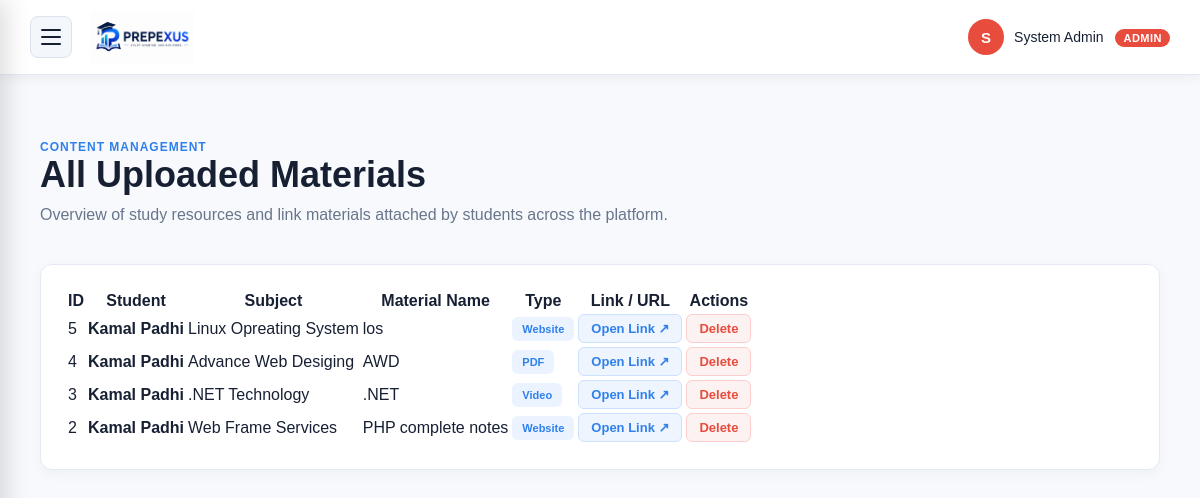
Page /admin/materials.php (signed in) on the committed database.
### tables this page shows
CREATE TABLE `materials` (
  `id` int(11) NOT NULL,
  `user_id` int(11) NOT NULL,
  `subject_id` int(11) NOT NULL,
  `material_name` varchar(150) NOT NULL,
  `material_type` varchar(30) NOT NULL,
  `material_link` varchar(255) NOT NULL,
  `description` varchar(255) NOT NULL
);

CREATE TABLE `users` (
  `id` int(11) NOT NULL,
  `name` varchar(100) NOT NULL,
  `email` varchar(100) NOT NULL,
  `password` varchar(255) NOT NULL,
  `course` varchar(50) NOT NULL,
  `semester` varchar(20) NOT NULL,
  `role` enum('student','admin') NOT NULL DEFAULT 'student'
);

CREATE TABLE `subjects` (
  `id` int(11) NOT NULL,
  `user_id` int(11) NOT NULL,
  `subject_name` varchar(100) NOT NULL,
  `subject_code` varchar(30) NOT NULL,
  `credit` int(11) NOT NULL,
  `description` varchar(255) NOT NULL
);

### includes/security.php (called while the page is built, shortened)
<?php
if (!function_exists('e')) {
    function e($value)
    {
        return htmlspecialchars((string) $value, ENT_QUOTES | ENT_SUBSTITUTE, 'UTF-8');
    }
}
if (!function_exists('initial')) {
    function initial($name)
    {
        $name = trim((string) $name);
        if (function_exists('mb_substr')) {
            return e(mb_strtoupper(mb_substr($name, 0, 1, 'UTF-8'), 'UTF-8'));
        }
        return e(strtoupper(substr($name, 0, 1)));
    }
}
if (!function_exists('safe_url')) {
    function safe_url($url)
    {
        $url = trim((string) $url);
        if (filter_var($url, FILTER_VALIDATE_URL) !== false) {
            $scheme = strtolower((string) parse_url($url, PHP_URL_SCHEME));
            if ($scheme === 'http' || $scheme === 'https') {
                return $url;
            }
        }
        return '';
    }
}

### admin/materials.php (the view, shortened to what this page needs)
<?php
require_once __DIR__ . "/../includes/security.php";
include "../config/database.php";
include "header.php";
$query = "SELECT m.*, u.name as student_name, s.subject_name
          FROM materials m
          JOIN users u ON m.user_id = u.id
          JOIN subjects s ON m.subject_id = s.id
          ORDER BY m.id DESC";
$materials_result = mysqli_query($conn, $query);
?>
<main class="dashboard-content">
    <div class="welcome-section">
        <p class="dashboard-small-title">CONTENT MANAGEMENT</p>
        <h1>All Uploaded Materials</h1>
        <p>Overview of study resources and link materials attached by students across the platform.</p>
    </div>
    <div class="admin-table-card">
        <div class="subject-table-container">
            <table class="subject-table">
                <thead>
                    <tr>
                        <th>ID</th>
                        <th>Student</th>
                        <th>Subject</th>
                        <th>Material Name</th>
                        <th>Type</th>
                        <th>Link / URL</th>
                        <th style="text-align: center;">Actions</th>
                    </tr>
                </thead>
                <tbody>
                    <?php while ($m = mysqli_fetch_assoc($materials_result)) { ?>
                        <tr>
                            <td><?php echo (int) $m['id']; ?></td>
                            <td><strong><?php echo htmlspecialchars($m['student_name']); ?></strong></td>
                            <td><?php echo htmlspecialchars($m['subject_name']); ?></td>
                            <td><?php echo htmlspecialchars($m['material_name']); ?></td>
                            <td>
                                <span class="status-badge status-in-progress">
                                    <?php echo htmlspecialchars($m['material_type']); ?>
                                </span>
                            </td>
                            <td>
                                <a href="<?php echo e(safe_url($m['material_link'])); ?>" target="_blank" rel="noopener noreferrer" class="btn-action btn-role">
                                    Open Link ↗
                                </a>
                            </td>
                            <td style="text-align: center;">
                                <form method="POST" style="display:inline-block;" onsubmit="return confirm('Delete this study material?');">
                                    <button type="submit" name="delete_material" class="btn-action btn-danger">
                                        Delete
                                    </button>
                                </form>
                            </td>
                        </tr>
                    <?php } ?>
                </tbody>
            </table>
        </div>
    </div>
</main>
<?php include "footer.php"; ?>

### admin/header.php (shortened to what this page needs)
<?php
$admin_name = $_SESSION['user_name'];
?>
<!DOCTYPE html>
<html lang="en">
<head>
    <link rel="stylesheet" type="text/css" href="../css/style.css">
</head>
<body>
<nav class="dashboard-navbar">
    <div class="dashboard-left">
        <button class="menu-button" onclick="toggleSidebar()" type="button" aria-label="Toggle Sidebar Menu">
            <span></span>
            <span></span>
            <span></span>
        </button>
        <a href="dashboard.php" class="dashboard-logo">
            <img src="../images/prepxus.png" alt="Prepexus Logo">
        </a>
    </div>
    <div class="dashboard-user">
        <div class="user-avatar" style="background-color: #e74c3c; color: white;">
            <?php echo initial($admin_name); ?>
        </div>
        <span>
            <?php echo htmlspecialchars($admin_name); ?>
            <span class="admin-badge">Admin</span>
        </span>
    </div>
</nav>

### admin/footer.php (shortened to what this page needs)
</body>
</html>

### css/style.css (style rules this page uses)
* { box-sizing: border-box; }
html { scroll-behavior: smooth; }
body { margin: 0; padding: 0; font-family: Arial, sans-serif; background-color: #f7f9fc; color: #172033; }
nav { height: 82px; background-color: #ffffff; display: flex; align-items: center; justify-content: space-between; padding: 0 40px; border-bottom: 1px solid #e5eaf2; box-shadow: 0 2px 12px rgba(20, 40, 70, 0.06); position: relative; z-index: 10; }
.user-avatar { width: 36px; height: 36px; display: flex; align-items: center; justify-content: center; border-radius: 50%; background-color: #eaf3ff; color: #2f80ed; font-weight: bold; font-size: 15px; }
.welcome-section { margin-bottom: 40px; }
.dashboard-small-title { color: #2f80ed; font-size: 12px; font-weight: bold; letter-spacing: 2px; margin-bottom: 10px; }
.welcome-section h1 { font-size: 36px; margin: 0 0 10px; color: #172033; }
.welcome-section p:last-child { color: #68758b; margin: 0; }
.dashboard-navbar { height: 75px; background-color: #ffffff; border-bottom: 1px solid #e4e9f1; display: flex; align-items: center; justify-content: space-between; padding: 0 30px; position: sticky; top: 0; z-index: 100; }
.dashboard-left { display: flex; align-items: center; gap: 18px; }
.menu-button { width: 42px; height: 42px; background-color: #f3f6fb; border: 1px solid #dce3ee; border-radius: 8px; display: flex; flex-direction: column; justify-content: center; align-items: center; gap: 5px; cursor: pointer; transition: 0.3s; }
.menu-button span { width: 20px; height: 2px; background-color: #172033; border-radius: 5px; transition: 0.3s; }
.dashboard-logo { display: flex; align-items: center; }
.dashboard-logo img { height: 52px; width: auto; display: block; transition: 0.3s; }
.dashboard-user { display: flex; align-items: center; gap: 10px; font-size: 14px; font-weight: 500; color: #172033; }
.user-avatar { width: 36px; height: 36px; border-radius: 50%; background-color: #eaf3ff; color: #2f80ed; display: flex; align-items: center; justify-content: center; font-weight: bold; font-size: 15px; }
.dashboard-content { max-width: 1200px; margin: auto; padding: 65px 40px 80px; }
.dashboard-content .welcome-section { margin-bottom: 40px; }
.dashboard-content .welcome-section h1 { font-size: 36px; margin: 0 0 10px; color: #172033; }
.dashboard-content .welcome-section p:last-child { color: #68758b; margin: 0; }
.dashboard-small-title { margin: 0; color: #2f80ed; font-size: 12px; font-weight: 700; letter-spacing: 1px; }
.status-badge { display: inline-block; padding: 6px 10px; border-radius: 6px; font-size: 11px; font-weight: 700; }
.status-in-progress { background: #eaf3ff; color: #2f80ed; }

### admin/header.php (style rules this page uses)
.admin-badge { background-color: #e74c3c; color: #ffffff; font-size: 11px; font-weight: 700; padding: 3px 8px; border-radius: 12px; margin-left: 8px; letter-spacing: 0.5px; text-transform: uppercase; }
.admin-table-card { background: #ffffff; border: 1px solid #e5eaf2; border-radius: 12px; padding: 24px; box-shadow: 0 4px 14px rgba(20, 40, 70, 0.04); }
.btn-action { padding: 6px 12px; font-size: 13px; font-weight: 600; border-radius: 6px; border: none; cursor: pointer; transition: all 0.2s ease; text-decoration: none; display: inline-flex; align-items: center; gap: 6px; }
.btn-role { background-color: #eef5ff; color: #2f80ed; border: 1px solid #cce0ff; }
.btn-danger { background-color: #fdf2f2; color: #e74c3c; border: 1px solid #fecdcd; }

### rows in the picture
materials: id "5", user.name "Kamal Padhi", subject.subject_name "Linux Opreating System", material_name "los", material_type "Website"
materials: id "4", user.name "Kamal Padhi", subject.subject_name "Advance Web Desiging", material_name "AWD", material_type "PDF"
materials: id "3", user.name "Kamal Padhi", subject.subject_name ".NET Technology", material_name ".NET", material_type "Video"
materials: id "2", user.name "Kamal Padhi", subject.subject_name "Web Frame Services", material_name "PHP complete notes", material_type "Website"

### other values in the picture
initial($admin_name) "S"
$admin_name "System Admin"
